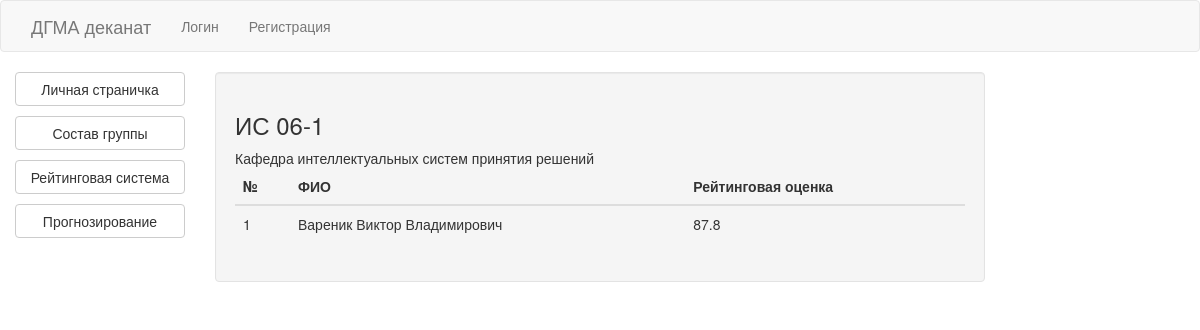
Screenshot of /student/1/group with the database file from the repository.
### models/group.py (models this page shows, shortened)
class Group(db.Model):
    id = db.Column(db.Integer, primary_key=True, autoincrement=True)
    name = db.Column(db.String(40))
    cathedra_id = db.Column(db.Integer, ForeignKey('cathedra.id'))
    cathedra = relationship("Cathedra")
    students = relationship("Student", back_populates="group")

### models/cathedra.py (models this page shows, shortened)
class Cathedra(db.Model):
    id = db.Column(db.Integer, primary_key=True, autoincrement=True)
    name = db.Column(db.String(50))
    short_name = db.Column(db.String(15))
    image = db.Column(db.String(100))
    facility_id = db.Column(db.Integer, ForeignKey('facility.id'))
    facility = relationship('Facility')

### models/student.py (models this page shows, shortened)
class Student(db.Model):
    id = db.Column(db.Integer, primary_key=True, autoincrement=True)
    user_id = db.Column(db.Integer, ForeignKey('user.id'))
    user = relationship("User")
    group_id = db.Column(db.Integer, ForeignKey('group.id'))
    group = relationship("Group")
    photo = db.Column(db.String(100))
    receipt_trimester_id = db.Column(db.Integer, ForeignKey('trimester.id'))
    receipt_trimester = relationship("Trimester")
    marks = relationship("StudentSubjectMark", back_populates='student')
    def get_avg_mark(self):
        marks = StudentSubjectMark.query.filter_by(student_id=self.id).all()
        if len(marks) == 0:
            return 0
        return sum([m.mark for m in marks]) / len(marks)

### models/user.py (models this page shows, shortened)
class User(db.Model):
    id = db.Column(db.Integer, primary_key=True, autoincrement=True)
    name = db.Column(db.String(50))
    second_name = db.Column(db.String(50))
    middle_name = db.Column(db.String(50))
    password = db.Column(db.String(50))
    email = db.Column(db.String(50), unique=True, index=True)
    birthday = db.Column(db.Date)

### models/student_subject_mark.py (models this page shows, shortened)
class StudentSubjectMark(db.Model):
    id = db.Column(db.Integer, primary_key=True, autoincrement=True)
    student_id = db.Column(db.Integer, ForeignKey('student.id'))
    student = relationship("Student")
    subject_id = db.Column(db.Integer, ForeignKey('subject.id'))
    subject = relationship("Subject")
    mark = db.Column(db.Integer)
    date = db.Column(db.Date)

### blueprints/student.py (the view)
@student.route('/student/<int:id>/group')
def group(id):
    student = Student.query.get_or_404(id)
    return render_template('group/students/students.html', student=student)

### templates/group/students/students.html
{% extends 'student_layout.html' %}
{% block student_content %}
    <div class="container-fluid">
        <h3>{{ student.group.name }}</h3>
        {{ student.group.cathedra.name }}
        <table class="table">
            <thead>
            <tr>
                <th>№</th>
                <th>ФИО</th>
                <th>Рейтинговая оценка</th>
            </tr>
            </thead>
            <tbody>
            {% for s in student.group.students %}
                <tr>
                    <td>{{ loop.index }}</td>
                    <td>{{ s.user.second_name }} {{ s.user.name }} {{ s.user.middle_name }}</td>
                    <td>{{ s.get_avg_mark()|round(1, 'floor') }}</td>
                </tr>
            {% endfor %}
            </tbody>
        </table>
    </div>
{% endblock %}

### rows the page displays
Group: group.name "ИС 06-1"
Cathedra: group.cathedra.name "Кафедра интеллектуальных систем принятия решений"
Student: user.second_name "Вареник", user.name "Виктор", user.middle_name "Владимирович", get_avg_mark "87.8"
